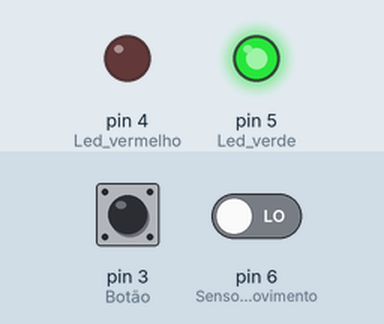
The sketch below on a simulated Arduino Uno, built with avr-gcc and run on an emulated ATmega328P. On the bench: output pins drawn as LEDs (lit = HIGH). The test bench sets the inputs (shaded band); at power-on: pin 6 (Sensor_de_movimento) LOW, pin 3 (Botão) HIGH. What the sketch prints to the serial monitor is not drawn.

Above: at 1.2 s.
1.3 s: pin 6 (Sensor_de_movimento) driven HIGH
At 1.7 s:
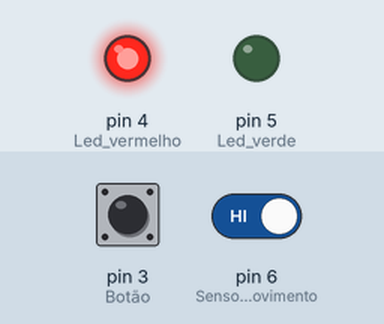
2.8 s: pin 6 (Sensor_de_movimento) driven LOW
At 4.0 s:
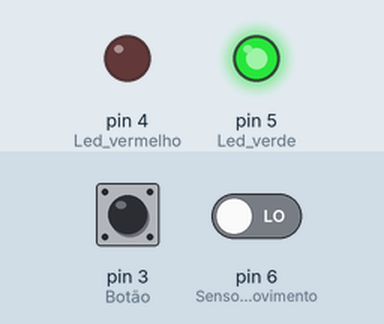
4.3 s: pin 3 (Botão) pulled LOW for 3.2 s
At 5.1 s:
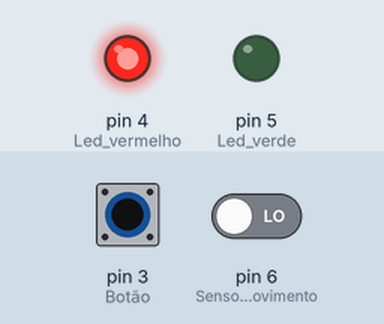
Timing chart, 0 to 9.0 s (numbered marks = the images above; inputs shaded):
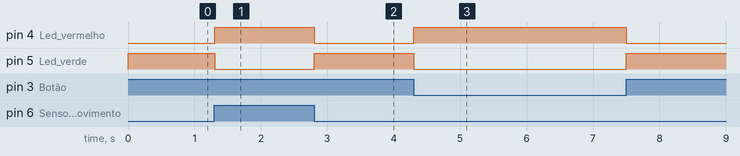

The sketch:

Aula-08-Botoes.ino
```cpp
void setup() {
  pinMode(3, INPUT_PULLUP); // Botão
  pinMode(4, OUTPUT); // Led vermelho
  pinMode(5, OUTPUT); // Led verde
  pinMode(6, INPUT); // Sensor de movimento
  Serial.begin(9600);
}

void loop() {
  // Se o sensor detectar ou apertar o botão: ligar vermelho
  if(digitalRead(6) == 1 || digitalRead(3) == 0) {
    digitalWrite(5, LOW);
    digitalWrite(4, HIGH);
  }
  // Se não: verde
  else {
    digitalWrite(5, HIGH);
    digitalWrite(4, LOW);
  }
  Serial.println(digitalRead(6));
}
```

Measured:
- after the input at 1.3 s, pin 4 (Led_vermelho): LOW → HIGH at once; pin 5 (Led_verde): HIGH → LOW at once
- after the input at 2.8 s, pin 4 (Led_vermelho): HIGH → LOW at once; pin 5 (Led_verde): LOW → HIGH at once
- after the input at 4.3 s, pin 4 (Led_vermelho): LOW → HIGH at once, → LOW 3.2 s later; pin 5 (Led_verde): HIGH → LOW at once, → HIGH 3.2 s later
